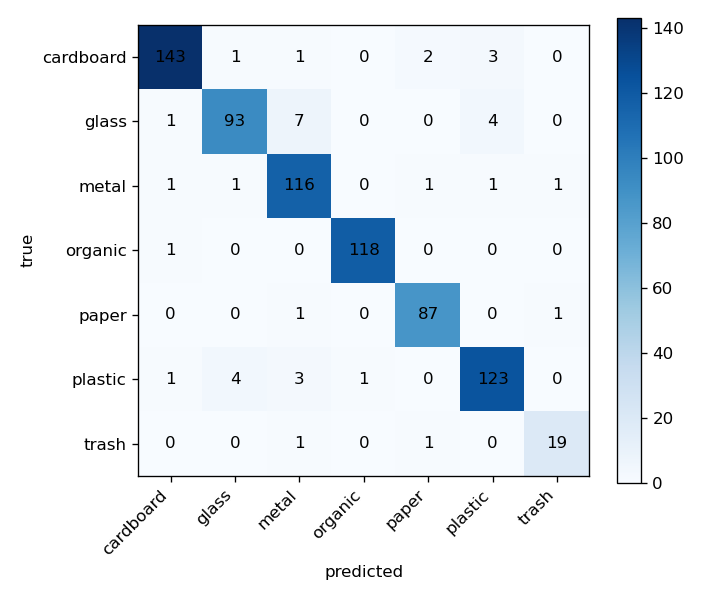
#> input picture checkpoints/confusion_matrix.png, 720 x 600 px
$ python -i preprocessing.py   (imports and definitions only)
#> lines starting #> are read from the running program, lines starting #| are printed output that depends on the picture
#> further down, picture is the input picture: shape (600, 720, 3); mean B, G, R 242.6, 236.3, 229.3
import cv2
import numpy as np

def white_balance(image):
    # scale each color channel toward the same average brightness
    float_image = image.astype(np.float32)
    channel_means = float_image.reshape(-1, 3).mean(axis=0)
    target_mean = channel_means.mean()
    balanced = float_image * (target_mean / (channel_means + 1e-6))
    return np.clip(balanced, 0, 255).astype(np.uint8)

def improve_contrast(image):
    # adjust brightness without changing the color channels
    lab_image = cv2.cvtColor(image, cv2.COLOR_BGR2LAB)
#> lab_image: shape (600, 720, 3); mean of channels 0, 1, 2 236.8, 127.7, 124.2
    lightness, channel_a, channel_b = cv2.split(lab_image)
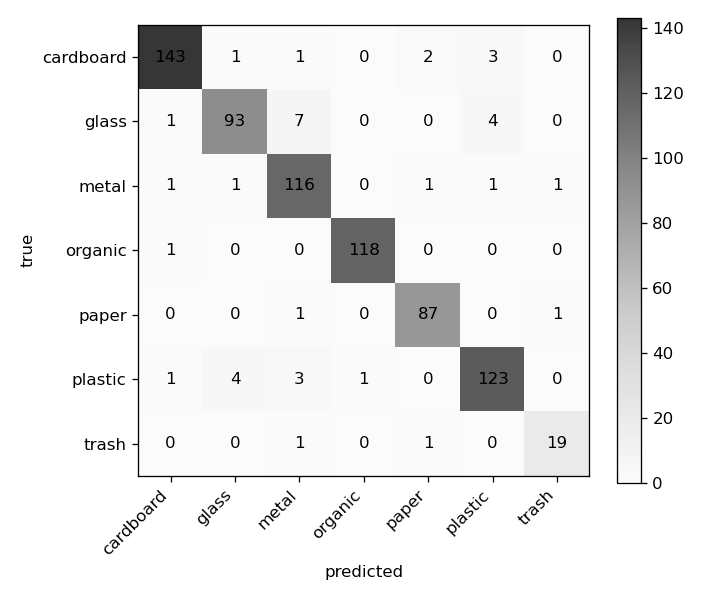
#> lightness: shape (600, 720); min 0, max 255, mean 236.8
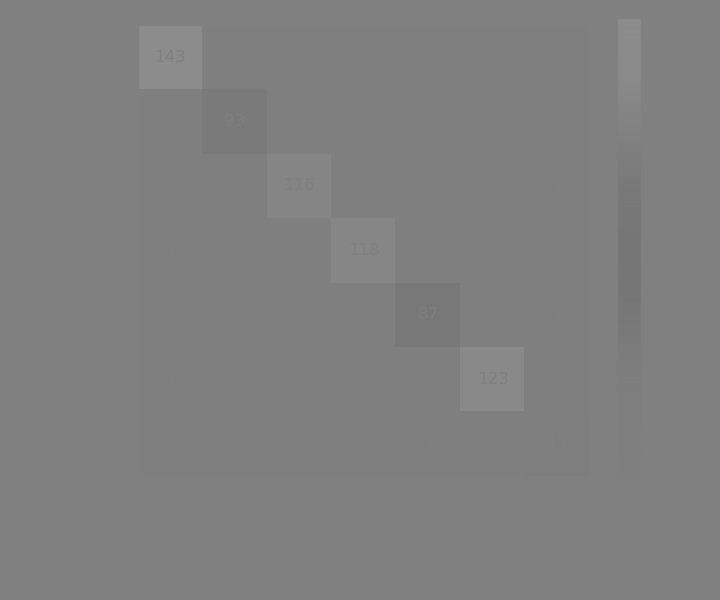
#> channel_a: shape (600, 720); min 117, max 140, mean 127.7
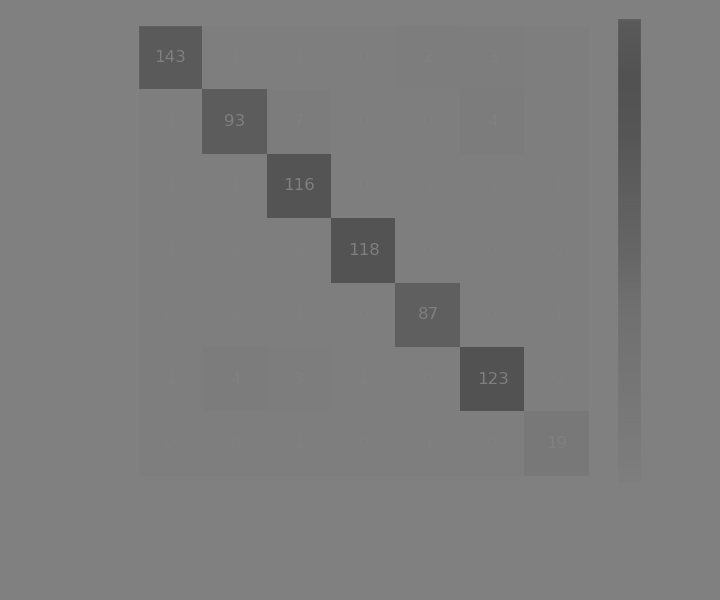
#> channel_b: shape (600, 720); min 82, max 128, mean 124.2
    contrast_filter = cv2.createCLAHE(clipLimit=2.0, tileGridSize=(8, 8))
    lightness = contrast_filter.apply(lightness)
    improved = cv2.merge((lightness, channel_a, channel_b))
#> improved: shape (600, 720, 3); mean of channels 0, 1, 2 235.9, 127.7, 124.2
    return cv2.cvtColor(improved, cv2.COLOR_LAB2BGR)

def normalize_lighting(image):
    balanced = white_balance(image)
    return improve_contrast(balanced)

>>> import cv2
>>> picture = cv2.imread('../../checkpoints/confusion_matrix.png')
>>> result = improve_contrast(picture)
